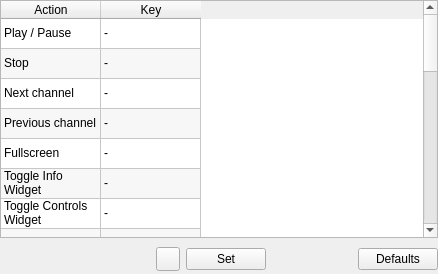
<?xml version="1.0" encoding="UTF-8"?>
<ui version="4.0">
 <class>SettingsShortcuts</class>
 <widget class="QWidget" name="SettingsShortcuts">
  <property name="geometry">
   <rect>
    <x>0</x>
    <y>0</y>
    <width>438</width>
    <height>274</height>
   </rect>
  </property>
  <property name="sizePolicy">
   <sizepolicy hsizetype="Preferred" vsizetype="MinimumExpanding">
    <horstretch>0</horstretch>
    <verstretch>0</verstretch>
   </sizepolicy>
  </property>
  <layout class="QGridLayout" name="layout">
   <property name="margin">
    <number>0</number>
   </property>
   <item row="0" column="0" colspan="7">
    <widget class="QTableWidget" name="shortcutsWidget">
     <property name="horizontalScrollBarPolicy">
      <enum>Qt::ScrollBarAlwaysOff</enum>
     </property>
     <property name="editTriggers">
      <set>QAbstractItemView::NoEditTriggers</set>
     </property>
     <property name="alternatingRowColors">
      <bool>true</bool>
     </property>
     <attribute name="verticalHeaderVisible">
      <bool>false</bool>
     </attribute>
     <row>
      <property name="text">
       <string notr="true"/>
      </property>
     </row>
     <row>
      <property name="text">
       <string notr="true"/>
      </property>
     </row>
     <row>
      <property name="text">
       <string notr="true"/>
      </property>
     </row>
     <row>
      <property name="text">
       <string notr="true"/>
      </property>
     </row>
     <row>
      <property name="text">
       <string notr="true"/>
      </property>
     </row>
     <row>
      <property name="text">
       <string notr="true"/>
      </property>
     </row>
     <row>
      <property name="text">
       <string notr="true"/>
      </property>
     </row>
     <row>
      <property name="text">
       <string notr="true"/>
      </property>
     </row>
     <row>
      <property name="text">
       <string notr="true"/>
      </property>
     </row>
     <row>
      <property name="text">
       <string notr="true"/>
      </property>
     </row>
     <row>
      <property name="text">
       <string notr="true"/>
      </property>
     </row>
     <row>
      <property name="text">
       <string notr="true"/>
      </property>
     </row>
     <row>
      <property name="text">
       <string notr="true"/>
      </property>
     </row>
     <row>
      <property name="text">
       <string notr="true"/>
      </property>
     </row>
     <row>
      <property name="text">
       <string notr="true"/>
      </property>
     </row>
     <row>
      <property name="text">
       <string notr="true"/>
      </property>
     </row>
     <row>
      <property name="text">
       <string notr="true"/>
      </property>
     </row>
     <row>
      <property name="text">
       <string notr="true"/>
      </property>
     </row>
     <row>
      <property name="text">
       <string notr="true"/>
      </property>
     </row>
     <row>
      <property name="text">
       <string notr="true"/>
      </property>
     </row>
     <row>
      <property name="text">
       <string notr="true"/>
      </property>
     </row>
     <row>
      <property name="text">
       <string notr="true"/>
      </property>
     </row>
     <row>
      <property name="text">
       <string notr="true"/>
      </property>
     </row>
     <row>
      <property name="text">
       <string notr="true"/>
      </property>
     </row>
     <row>
      <property name="text">
       <string notr="true"/>
      </property>
     </row>
     <row>
      <property name="text">
       <string notr="true"/>
      </property>
     </row>
     <column>
      <property name="text">
       <string>Action</string>
      </property>
     </column>
     <column>
      <property name="text">
       <string>Key</string>
      </property>
     </column>
     <item row="0" column="0">
      <property name="text">
       <string>Play / Pause</string>
      </property>
      <property name="flags">
       <set>ItemIsDragEnabled|ItemIsUserCheckable|ItemIsEnabled</set>
      </property>
     </item>
     <item row="0" column="1">
      <property name="text">
       <string notr="true">-</string>
      </property>
     </item>
     <item row="1" column="0">
      <property name="text">
       <string>Stop</string>
      </property>
      <property name="flags">
       <set>ItemIsDragEnabled|ItemIsUserCheckable|ItemIsEnabled</set>
      </property>
     </item>
     <item row="1" column="1">
      <property name="text">
       <string notr="true">-</string>
      </property>
     </item>
     <item row="2" column="0">
      <property name="text">
       <string>Next channel</string>
      </property>
      <property name="flags">
       <set>ItemIsDragEnabled|ItemIsUserCheckable|ItemIsEnabled</set>
      </property>
     </item>
     <item row="2" column="1">
      <property name="text">
       <string notr="true">-</string>
      </property>
     </item>
     <item row="3" column="0">
      <property name="text">
       <string>Previous channel</string>
      </property>
      <property name="flags">
       <set>ItemIsDragEnabled|ItemIsUserCheckable|ItemIsEnabled</set>
      </property>
     </item>
     <item row="3" column="1">
      <property name="text">
       <string notr="true">-</string>
      </property>
     </item>
     <item row="4" column="0">
      <property name="text">
       <string>Fullscreen</string>
      </property>
      <property name="flags">
       <set>ItemIsDragEnabled|ItemIsUserCheckable|ItemIsEnabled</set>
      </property>
     </item>
     <item row="4" column="1">
      <property name="text">
       <string notr="true">-</string>
      </property>
     </item>
     <item row="5" column="0">
      <property name="text">
       <string>Toggle Info Widget</string>
      </property>
     </item>
     <item row="5" column="1">
      <property name="text">
       <string notr="true">-</string>
      </property>
     </item>
     <item row="6" column="0">
      <property name="text">
       <string>Toggle Controls Widget</string>
      </property>
     </item>
     <item row="6" column="1">
      <property name="text">
       <string notr="true">-</string>
      </property>
     </item>
     <item row="7" column="0">
      <property name="text">
       <string>Mute</string>
      </property>
      <property name="flags">
       <set>ItemIsDragEnabled|ItemIsUserCheckable|ItemIsEnabled</set>
      </property>
     </item>
     <item row="7" column="1">
      <property name="text">
       <string notr="true">-</string>
      </property>
     </item>
     <item row="8" column="0">
      <property name="text">
       <string>Teletext</string>
      </property>
      <property name="flags">
       <set>ItemIsDragEnabled|ItemIsUserCheckable|ItemIsEnabled</set>
      </property>
     </item>
     <item row="8" column="1">
      <property name="text">
       <string notr="true">-</string>
      </property>
     </item>
     <item row="9" column="0">
      <property name="text">
       <string>Volume up</string>
      </property>
      <property name="flags">
       <set>ItemIsDragEnabled|ItemIsUserCheckable|ItemIsEnabled</set>
      </property>
     </item>
     <item row="9" column="1">
      <property name="text">
       <string notr="true">-</string>
      </property>
     </item>
     <item row="10" column="0">
      <property name="text">
       <string>Volume down</string>
      </property>
      <property name="flags">
       <set>ItemIsDragEnabled|ItemIsUserCheckable|ItemIsEnabled</set>
      </property>
     </item>
     <item row="10" column="1">
      <property name="text">
       <string notr="true">-</string>
      </property>
     </item>
     <item row="11" column="0">
      <property name="text">
       <string>Recorder</string>
      </property>
      <property name="flags">
       <set>ItemIsDragEnabled|ItemIsUserCheckable|ItemIsEnabled</set>
      </property>
     </item>
     <item row="11" column="1">
      <property name="text">
       <string notr="true">-</string>
      </property>
     </item>
     <item row="12" column="0">
      <property name="text">
       <string>Open File</string>
      </property>
      <property name="flags">
       <set>ItemIsDragEnabled|ItemIsUserCheckable|ItemIsEnabled</set>
      </property>
     </item>
     <item row="12" column="1">
      <property name="text">
       <string notr="true">-</string>
      </property>
     </item>
     <item row="13" column="0">
      <property name="text">
       <string>Open URL</string>
      </property>
      <property name="flags">
       <set>ItemIsDragEnabled|ItemIsUserCheckable|ItemIsEnabled</set>
      </property>
     </item>
     <item row="13" column="1">
      <property name="text">
       <string notr="true">-</string>
      </property>
     </item>
     <item row="14" column="0">
      <property name="text">
       <string>Open Channel list</string>
      </property>
      <property name="flags">
       <set>ItemIsDragEnabled|ItemIsUserCheckable|ItemIsEnabled</set>
      </property>
     </item>
     <item row="14" column="1">
      <property name="text">
       <string notr="true">-</string>
      </property>
     </item>
     <item row="15" column="0">
      <property name="text">
       <string>Edit Channel list</string>
      </property>
      <property name="flags">
       <set>ItemIsDragEnabled|ItemIsUserCheckable|ItemIsEnabled</set>
      </property>
     </item>
     <item row="15" column="1">
      <property name="text">
       <string notr="true">-</string>
      </property>
     </item>
     <item row="16" column="0">
      <property name="text">
       <string>Settings</string>
      </property>
      <property name="flags">
       <set>ItemIsDragEnabled|ItemIsUserCheckable|ItemIsEnabled</set>
      </property>
     </item>
     <item row="16" column="1">
      <property name="text">
       <string notr="true">-</string>
      </property>
     </item>
     <item row="17" column="0">
      <property name="text">
       <string>Always on top</string>
      </property>
      <property name="flags">
       <set>ItemIsDragEnabled|ItemIsUserCheckable|ItemIsEnabled</set>
      </property>
     </item>
     <item row="17" column="1">
      <property name="text">
       <string notr="true">-</string>
      </property>
     </item>
     <item row="18" column="0">
      <property name="text">
       <string>Simple Mode</string>
      </property>
      <property name="flags">
       <set>ItemIsDragEnabled|ItemIsUserCheckable|ItemIsEnabled</set>
      </property>
     </item>
     <item row="18" column="1">
      <property name="text">
       <string notr="true">-</string>
      </property>
     </item>
     <item row="19" column="0">
      <property name="text">
       <string>Hide to tray</string>
      </property>
      <property name="flags">
       <set>ItemIsDragEnabled|ItemIsUserCheckable|ItemIsEnabled</set>
      </property>
     </item>
     <item row="19" column="1">
      <property name="text">
       <string notr="true">-</string>
      </property>
     </item>
     <item row="20" column="0">
      <property name="text">
       <string>Next audio track</string>
      </property>
     </item>
     <item row="20" column="1">
      <property name="text">
       <string notr="true">-</string>
      </property>
     </item>
     <item row="21" column="0">
      <property name="text">
       <string>Next video track</string>
      </property>
     </item>
     <item row="21" column="1">
      <property name="text">
       <string notr="true">-</string>
      </property>
     </item>
     <item row="22" column="0">
      <property name="text">
       <string>Next subtitle track</string>
      </property>
     </item>
     <item row="22" column="1">
      <property name="text">
       <string notr="true">-</string>
      </property>
     </item>
     <item row="23" column="0">
      <property name="text">
       <string>Next aspect ratio mode</string>
      </property>
     </item>
     <item row="23" column="1">
      <property name="text">
       <string notr="true">-</string>
      </property>
     </item>
     <item row="24" column="0">
      <property name="text">
       <string>Next crop mode</string>
      </property>
     </item>
     <item row="24" column="1">
      <property name="text">
       <string notr="true">-</string>
      </property>
     </item>
     <item row="25" column="0">
      <property name="text">
       <string>Next deinterlace mode</string>
      </property>
     </item>
     <item row="25" column="1">
      <property name="text">
       <string notr="true">-</string>
      </property>
     </item>
    </widget>
   </item>
   <item row="1" column="5">
    <spacer name="shortcutsSpacer">
     <property name="orientation">
      <enum>Qt::Horizontal</enum>
     </property>
     <property name="sizeHint" stdset="0">
      <size>
       <width>40</width>
       <height>20</height>
      </size>
     </property>
    </spacer>
   </item>
   <item row="1" column="6">
    <widget class="QPushButton" name="buttonDefaults">
     <property name="text">
      <string>Defaults</string>
     </property>
     <property name="icon">
      <iconset resource="../../../data/icons.qrc">
       <normaloff>:/icons/24x24/refresh.png</normaloff>:/icons/24x24/refresh.png</iconset>
     </property>
     <property name="iconSize">
      <size>
       <width>24</width>
       <height>24</height>
      </size>
     </property>
    </widget>
   </item>
   <item row="1" column="2">
    <widget class="QPushButton" name="buttonSet">
     <property name="text">
      <string>Set</string>
     </property>
     <property name="icon">
      <iconset resource="../../../data/icons.qrc">
       <normaloff>:/icons/24x24/apply.png</normaloff>:/icons/24x24/apply.png</iconset>
     </property>
     <property name="iconSize">
      <size>
       <width>24</width>
       <height>24</height>
      </size>
     </property>
    </widget>
   </item>
   <item row="1" column="0">
    <widget class="QtKeySequenceEdit" name="keyEditor" native="true">
     <property name="minimumSize">
      <size>
       <width>150</width>
       <height>30</height>
      </size>
     </property>
    </widget>
   </item>
   <item row="1" column="1">
    <widget class="QPushButton" name="buttonClear">
     <property name="maximumSize">
      <size>
       <width>24</width>
       <height>24</height>
      </size>
     </property>
     <property name="icon">
      <iconset resource="../../../data/icons.qrc">
       <normaloff>:/icons/24x24/clear.png</normaloff>:/icons/24x24/clear.png</iconset>
     </property>
     <property name="iconSize">
      <size>
       <width>24</width>
       <height>24</height>
      </size>
     </property>
    </widget>
   </item>
  </layout>
 </widget>
 <customwidgets>
  <customwidget>
   <class>QtKeySequenceEdit</class>
   <extends>QWidget</extends>
   <header>ui/core/QtKeySequenceEdit.h</header>
   <container>1</container>
  </customwidget>
 </customwidgets>
 <resources>
  <include location="../../../data/icons.qrc"/>
 </resources>
 <connections/>
</ui>
